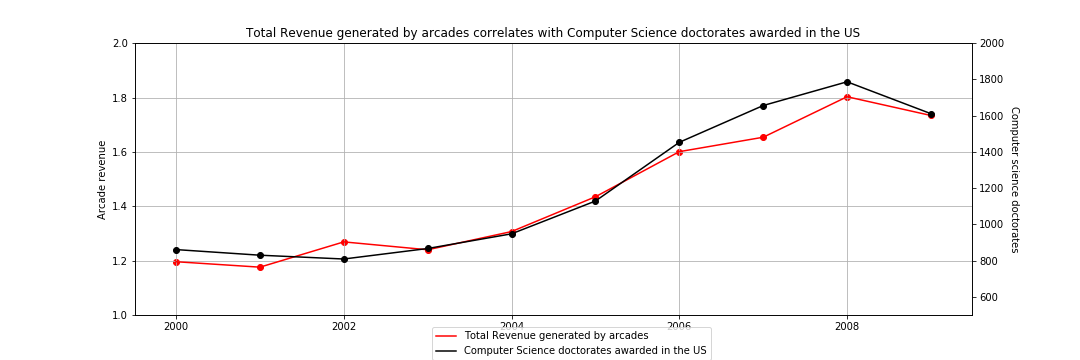

Generate this figure with Python:
import matplotlib.pyplot as plt
import pandas as pd
import numpy as np

#import dataset from local
data=pd.read_csv("arcades revenues with dr awared.csv")
#retrive data
x=data["Year"]
y1=data["Total Revenue generated by arcades"]
y2=data["Computer Science doctorates awarded in the US"]
#plot graph
fig, ax1 = plt.subplots(1,1,figsize=(15,5))
ax2= ax1.twinx()
ax1.set_ylim([1,2])
ax2.set_ylim([500,2000])
line1=ax1.plot(x,y1,color='red')
line2=ax2.plot(x,y2,color='black')
ax1.set_title("Total Revenue generated by arcades correlates with Computer Science doctorates awarded in the US")
ax1.set_ylabel("Arcade revenue")
ax2.set_ylabel("Computer science doctorates",rotation=270,labelpad=15)
fig.legend(loc=(0.4,0))
ax2.scatter(x,y2,color='black')
ax1.scatter(x,y1,color='red')
ax1.grid()
plt.savefig('task21.png')
